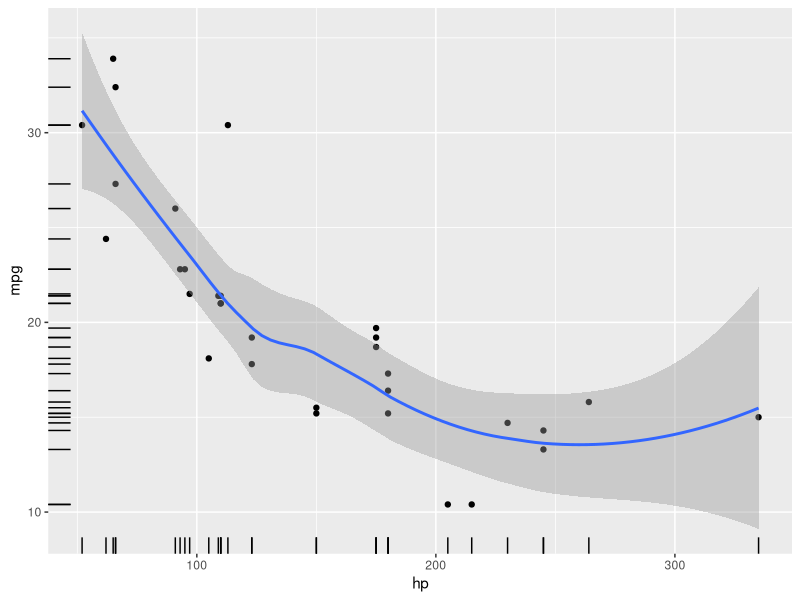
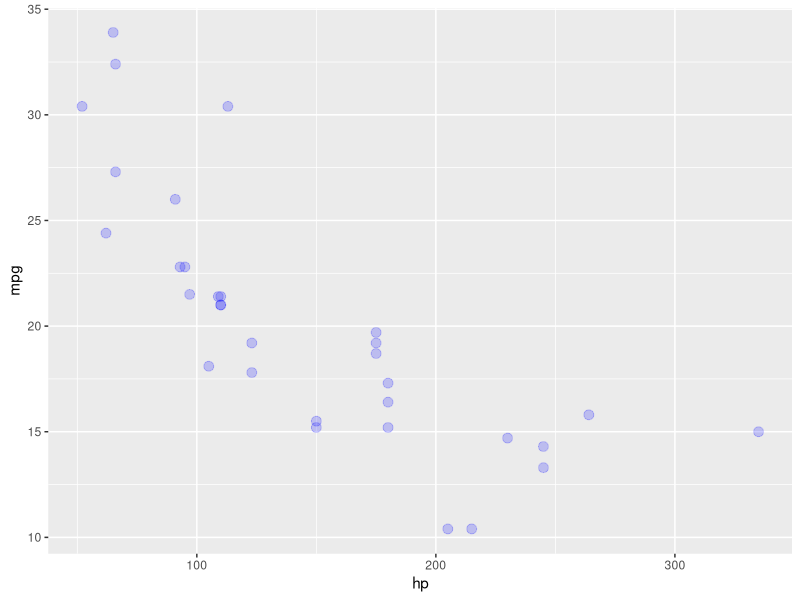
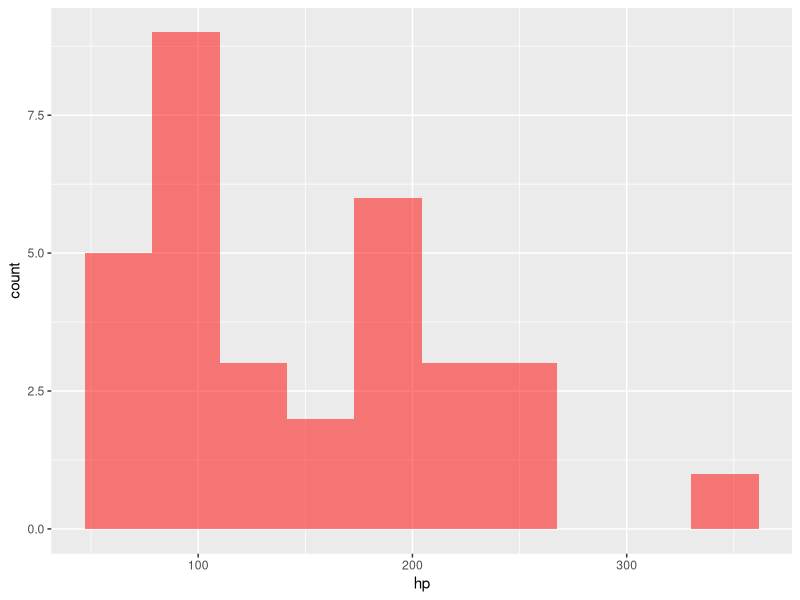
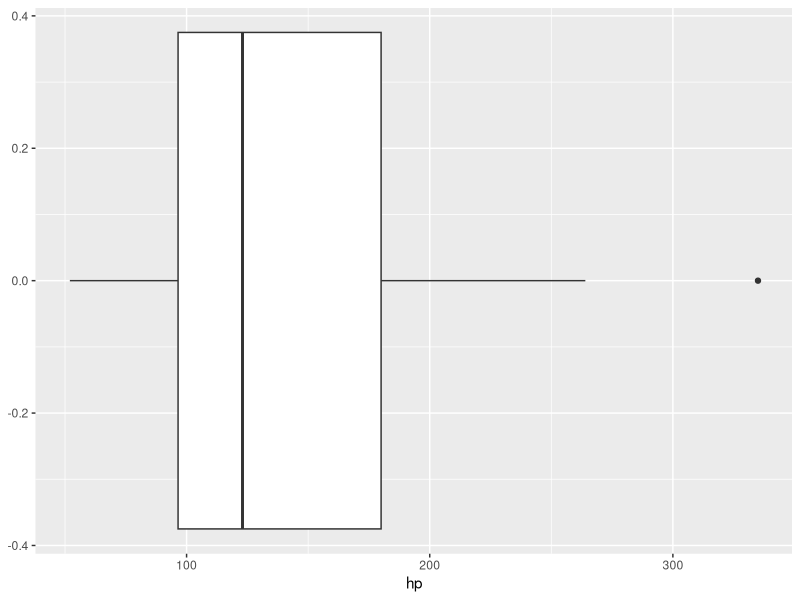
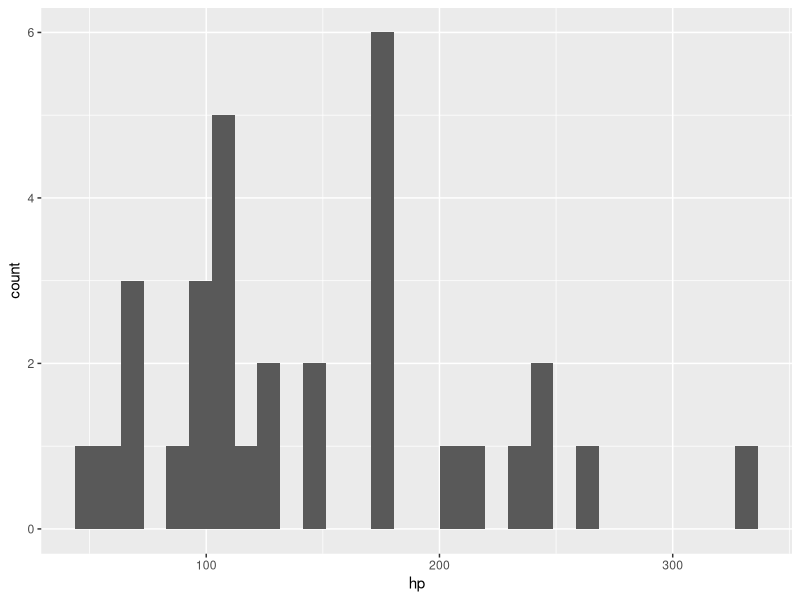
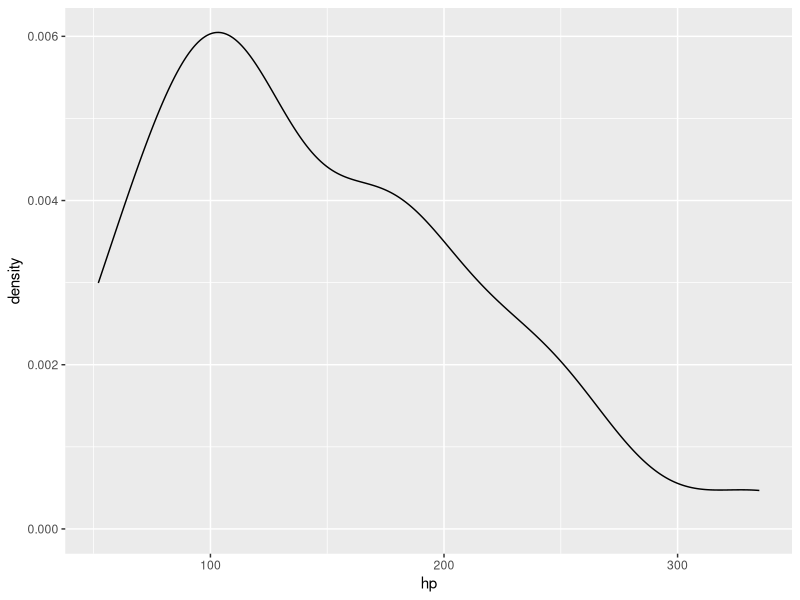
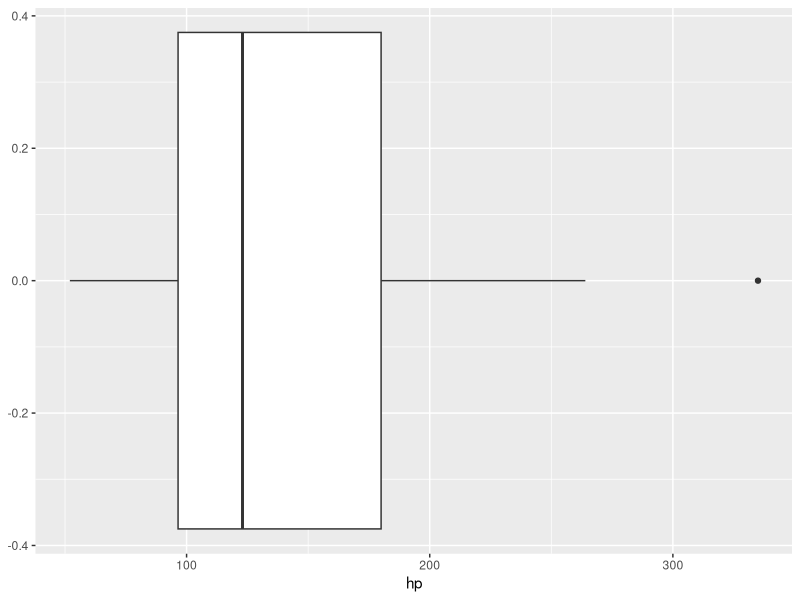
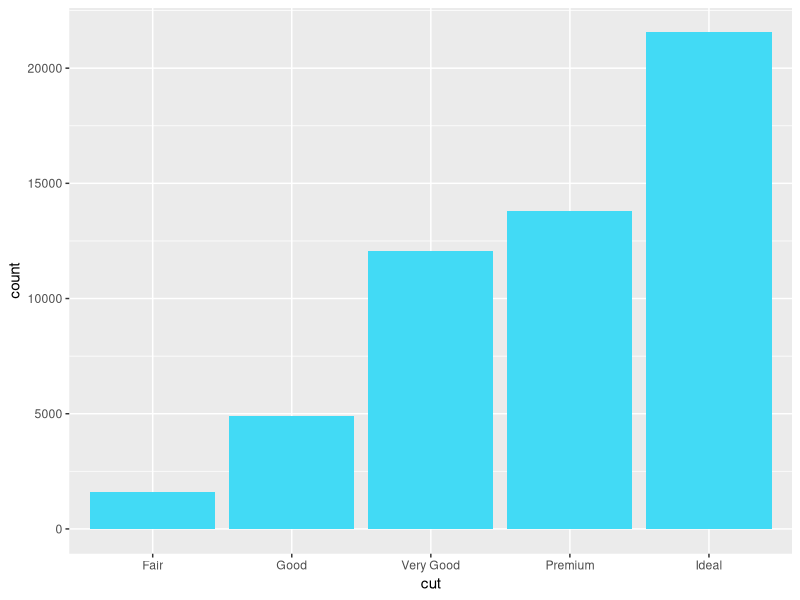

Reproduce these figures in R, in order.
## ggplot2
## library tidyverse
library(tidyverse)
library(ggplot2)

##first plot
ggplot(data= mtcars, mapping = aes(x = hp , y = mpg)) +
  geom_point() +
  geom_smooth() +
  geom_rug()

##แบบนี้สั้นกว่า

ggplot(mtcars,aes (hp,mpg)) +
  geom_point(size = 3, col = "blue",alpha = 0.2)

ggplot (mtcars,aes(hp)) +
  geom_histogram(bins = 10, fill = "red", alpha = 0.5)

ggplot (mtcars,aes(hp)) +
  geom_boxplot()


p <- ggplot (mtcars,aes(hp))

p + geom_histogram()
p + geom_density()
p + geom_boxplot()

## boxplot 2 variable

diamonds %>%
  count(cut)

ggplot(diamonds , aes(cut))+
  geom_bar(fill = "#42daf5")

diamonds %>%
  count(color)

ggplot(diamonds , aes(cut,fill = color))+
  geom_bar(position = "dodge")

ggplot(diamonds , aes(cut,fill = color))+
  geom_bar(position = "fill")
##นับดูเป็นเปอร์เซนต์

## SCATTER PLOT

ggplot (diamonds, aes(carat,price)) +
  geom_point()


##วิธีการสุ่่มตัวอย่าง
##set.seed ล็อกตัวเลือกสุ่ม
set.seed (99)
small_diamonds <- sample_n (diamonds, 5000)

ggplot (small_diamonds, aes(carat,price)) +
  geom_point()


### FACET : small multiple

ggplot (small_diamonds, aes(carat,price)) +
  geom_point() +
  facet_wrap( ~color)
##อยากให้แสดงแค่ 4

ggplot (small_diamonds, aes(carat,price)) +
  geom_point() +
  geom_smooth(method = "lm", col = "red") +
  facet_wrap( ~color, ncol = 2) +
  theme_minimal()+
  labs(title = "Relation ship between carat and price by color",
       x= "Carat",
       y= "Price BUSD",
       caption = "Source : Diamonds from ggplot2 package")

ggplot (small_diamonds, aes(carat,price)) +
  geom_point()


##final Ex.
ggplot (small_diamonds, aes(carat,price , col= cut)) +
  geom_point(size = 1) +
  facet_wrap(~color , ncol = 2)
